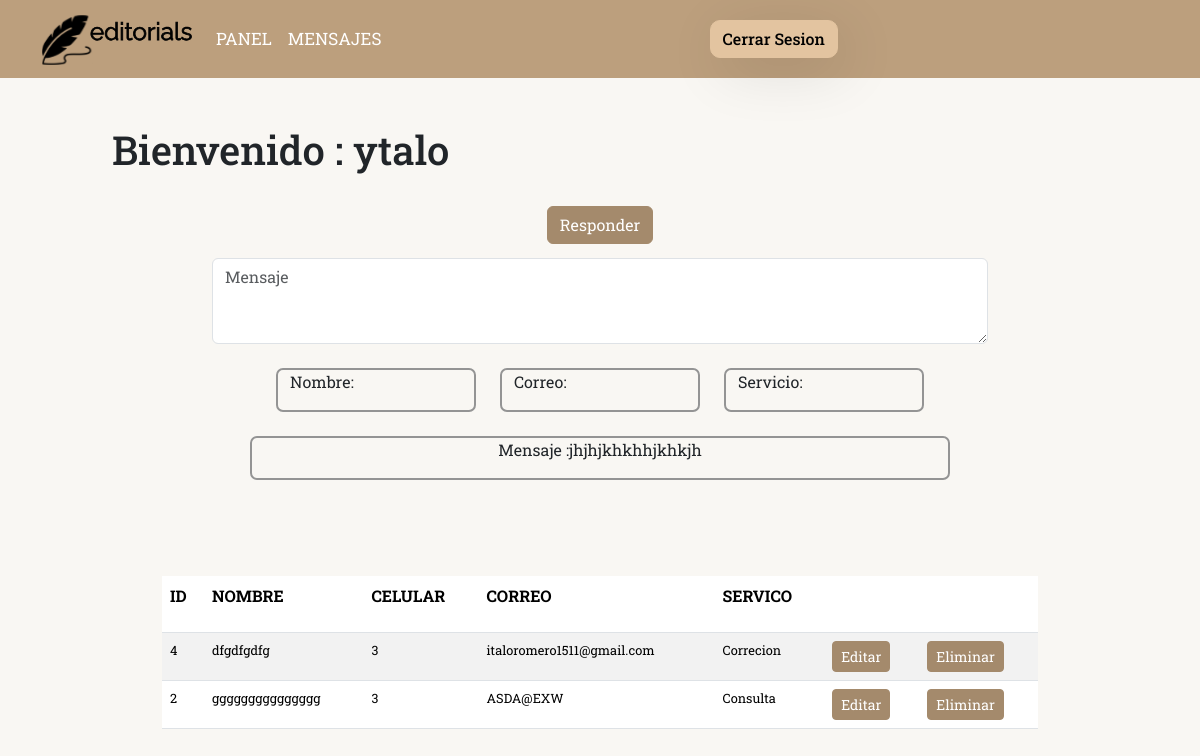
The app's page /view/panelmensaje.php (signed in) with its own data.
### tables this page shows
CREATE TABLE `mensaje` (
  `id` int(11) NOT NULL,
  `nombre` varchar(50) NOT NULL,
  `celular` varchar(50) NOT NULL,
  `correo` varchar(50) NOT NULL,
  `mensaje` varchar(1000) NOT NULL,
  `servicio` varchar(100) NOT NULL
);

### controller/mensajeController.php (called while the page is built, shortened)
<?php include('../model/conexion.php') ?>
<?php
class mensajeController{
public $conex;
public function __construct() {
    $conexion = new Conexion();
    $this->conex = $conexion->getConexion();
}
        public function Listar(){
            try
            {
              $stm = $this->conex->prepare("SELECT * FROM mensaje ORDER BY id DESC");
              $stm->execute();
              foreach($stm->fetchAll(PDO::FETCH_OBJ) as $r)
                {
                  $mensaje = new mensajeModel();
                  $mensaje->setId( $r->id);
                  $mensaje->setNombre( $r->nombre);
                  $mensaje->setCelular( $r->celular);
                  $mensaje->setCorreo($r->correo);
                  $mensaje->setMensaje( $r->mensaje);
                  $mensaje->setServicio( $r->servicio);
                  $arraymensaje[] = $mensaje;
                }
                return $arraymensaje;
            }
            catch(Exception $e)
            {
              die($e->getMessage());
            }
        }
}
?>

### model/conexion.php (called while the page is built, shortened)
<?php
class Conexion{
    private $host ="localhost";
    private $user ="id19809853_entregable";
    private $password ="entregable932651008@Y";
    private $bd ="id19809853_entregable";
    private $conexion;
    public function __construct() {
        try {
            $this->conexion = new PDO('mysql:host=' . $this->host . ';dbname=' . $this->bd, $this->user, $this->password);
            $this->conexion->setAttribute(PDO::ATTR_ERRMODE, PDO::ERRMODE_EXCEPTION);
        } catch (Exception $e) {
            die('ERROR: ' . $e->getMessage());
        }
    }
    public function getConexion() {
        return $this->conexion;
    }
}
?>

### model/mensajeModel.php (called while the page is built, shortened)
<?php
class mensajeModel{
    public $id;
    public $nombre;
    public $celular;
    public $correo;
    public $servicio;
    public function __construct($id = null, $nombre = null, $celular = null, $correo = null, $mensaje = null, $servicio = null) {
        $this->id = $id;
        $this->nombre = $nombre;
        $this->celular = $celular;
        $this->correo = $correo;
        $this->servicio = $servicio;
    }
    public function setId($id) {
        $this->id = $id;
    }
    public function getId() {
        return $this->id;
    }
    public function setNombre($nombre) {
        $this->nombre = $nombre;
    }
    public function getNombre() {
        return $this->nombre;
    }
    public function setCelular($celular) {
        $this->celular = $celular;
    }
    public function getCelular() {
        return $this->celular;
    }
    public function setCorreo($correo) {
        $this->correo = $correo;
    }
    public function getCorreo() {
        return $this->correo;
    }
    public function setServicio($servicio) {
        $this->servicio = $servicio;
    }
    public function getServicio() {
        return $this->servicio;
    }
}
?>

### view/panelmensaje.php (the view, shortened to what this page needs)
<?php
if (isset($_SESSION['usuario'])) {
     include('../model/mensajeModel.php');
     include('../layout/menuadmin.php');
     include('../controller/mensajeController.php');
     $mensaje = new mensajeController();
     $mensajeModel = new mensajeModel();
 ?>
<!DOCTYPE html>
<html lang="en">
<head>
    <link href="https://cdn.jsdelivr.net/npm/bootstrap@5.3.1/dist/css/bootstrap.min.css" rel="stylesheet">
    <link rel="stylesheet" type="text/css" href="../css/panelmensaje.css">
</head>
<body>
<div class="container-fluid">
<br><br>
<div class="row justify-content-center  align-items-start">
    <div class="col-11 col-sm-11 col-md-11 col-lg-11  col-xl-10  col-xxl-10 ">
        <h1>Bienvenido : <?php echo $_SESSION['usuario'];?>
    </div>
</div>
<br>
<form  action="#"  method="POST" enctype="multipart/form-data">
        <div class="row  justify-content-center "     >
            <div class="col-10 col-sm-8  col-md-8   col-lg-8  col-xl-7  col-xxl-10  col-panelmensaje-0"  style=" text-align: center;">
                <button name="btn-panel-mensaje" class="btn btn-primary panel-mensaje-btn" type="submit">Responder</button>
            </div>
            <div class="col-11 col-sm-10  col-md-8   col-lg-9  col-xl-8  col-xxl-7  col-panelmensaje-0"  style=" text-align: center;">
                    <textarea required  name="mensaje" class="form-control" rows="3" placeholder="Mensaje"></textarea>
            </div>
        </div>
</form>
<br>
<div class="row  justify-content-center "   >
    <div class="col-10 col-sm-3  col-md-3 col-lg-2  col-xl-2   col-xxl-2    col-panelmensaje-1">
                <p>Nombre: <?php echo $mensajeModel->getNombre(); ?>  </p>
    </div>
    <div class="col-10 col-sm-3  col-md-3 col-lg-3  col-xl-2 col-xxl-2  col-panelmensaje-2">
                <p>Correo: <?php echo $mensajeModel->getCorreo(); ?> </p>
    </div>
    <div class="col-10 col-sm-3  col-md-3    col-lg-3 col-xl-2   col-xxl-2   col-panelmensaje-3">
                <p>Servicio: <?php echo $mensajeModel->getServicio(); ?> </p>
    </div>
</div>
<div class="row  justify-content-center "     >
    <div class="col-10 col-sm-9  col-md-8   col-lg-8  col-xl-7  col-xxl-6  col-panelmensaje-4"  style=" text-align: center;">
                <p>Mensaje :jhjhjkhkhhjkhkjh <?php echo $mensajeModel->getMensaje(); ?> </p>
    </div>
</div>
<br><br><br>
        <div class="row justify-content-center tabla-panel">
            <div class="col-12 col-sm-12 col-md-12 col-lg-10 col-xl-9 col-xxl-8 ">
                <div class="table-responsive-lg">
                    <table class="table table-striped  table-hover">
                        <thead>
                            <tr>
                            <th><p>ID</p></th>
                            <th><p>NOMBRE</p></th>
                            <th><p>CELULAR</p></th>
                            <th><p>CORREO</p></th>
                            <th><p>SERVICO</p></th>
                            <th></th>
                            <th></th>
                            </tr>
                        </thead>
                        <tbody>
                            <?php foreach($mensaje->Listar() as $r): ?>
                                    <tr>
                                            <td><?php echo $r->getId(); ?></td>
                                            <td><?php echo $r->getNombre(); ?></td>
                                            <td><?php echo $r->getCelular(); ?></td>
                                            <td><?php echo $r->getCorreo(); ?></td>
                                            <td><?php echo $r->getServicio(); ?></td>
                                            <td>
                                                <a class="btn btn-primary btn-sm btn-editar" role="button"  href="?action=editar&id=<?php echo $r->getId(); ?>">Editar</a>
                                            </td>
                                            <td>
                                                <a class="btn btn-primary btn-sm btn-eliminar" role="button" href="?action=eliminar&id=<?php echo $r->getId(); ?>">Eliminar</a>
                                            </td>
                                    </tr>
                            <?php endforeach; ?>
                        </tbody>
                    </table>
                </div>
            </div>
        </div>
</div>
</body>
</html>
<?php
} else {
    echo '<script> window.location.href = "../view/login.php";</script>';
     echo '<script>
     swal("Error", "Sesion Fallida", "error");
     </script>';
}
?>

### css/panelmensaje.css (style rules this page uses)
body { background-color: #f0ece163; }
p { font-family: 'Open Sans', sans-serif; font-family: 'Playfair Display', serif; font-family: 'Raleway', sans-serif; font-family: 'Roboto', sans-serif; font-family: 'Roboto Slab', serif; }
* { font-family: 'Open Sans', sans-serif; font-family: 'Playfair Display', serif; font-family: 'Raleway', sans-serif; font-family: 'Roboto', sans-serif; font-family: 'Roboto Slab', serif; }
td { font-size: 80%; }
.col-panelmensaje-1 { margin-left: 1%; border: 2px solid rgb(148, 148, 148); margin-right: 1%; border-radius: 7px; margin-bottom: 2%; overflow-y: auto; }
.col-panelmensaje-2 { margin-left: 1%; border: 2px solid rgb(148, 148, 148); margin-right: 1%; border-radius: 7px; margin-bottom: 2%; overflow-y: auto; }
.col-panelmensaje-3 { margin-left: 1%; border: 2px solid rgb(148, 148, 148); margin-right: 1%; border-radius: 7px; margin-bottom: 2%; overflow-y: auto; }
.col-panelmensaje-4 { margin-left: 1%; border: 2px solid rgb(148, 148, 148); margin-right: 1%; border-radius: 7px; margin-bottom: 2%; overflow-y: auto; }
a.btn.btn-primary.btn-sm.btn-editar { background: #a48a6c; border: 1px solid #a48a6c; color: white; }
a.btn.btn-primary.btn-sm.btn-eliminar { background: #a48a6c; border: 1px solid #a48a6c; color: white; }
button.btn.btn-primary.panel-mensaje-btn { background: #a48a6c; border: 1px solid #a48a6c; color: white; }
button.btn.btn-primary.panel-mensaje-btn { margin-bottom: 2%; }

### records on screen
mensaje: id "4", nombre "dfgdfgdfg", celular "3", correo "italoromero1511@gmail.com", servicio "Correcion"
mensaje: id "2", nombre "ggggggggggggggg", celular "3", correo "ASDA@EXW", servicio "Consulta"

### other values on screen
$_SESSION['usuario'] "ytalo"
